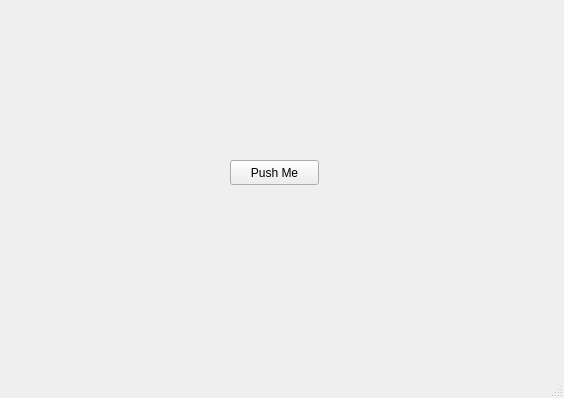
<?xml version="1.0" encoding="UTF-8"?>
<ui version="4.0">
 <class>MainWindow</class>
 <widget class="QMainWindow" name="MainWindow">
  <property name="geometry">
   <rect>
    <x>0</x>
    <y>0</y>
    <width>564</width>
    <height>398</height>
   </rect>
  </property>
  <property name="windowTitle">
   <string>MainWindow</string>
  </property>
  <widget class="QWidget" name="centralwidget">
   <widget class="QPushButton" name="pushButton">
    <property name="geometry">
     <rect>
      <x>230</x>
      <y>160</y>
      <width>89</width>
      <height>25</height>
     </rect>
    </property>
    <property name="text">
     <string>Push Me</string>
    </property>
   </widget>
   <widget class="QLabel" name="label">
    <property name="geometry">
     <rect>
      <x>230</x>
      <y>130</y>
      <width>91</width>
      <height>17</height>
     </rect>
    </property>
    <property name="text">
     <string/>
    </property>
   </widget>
  </widget>
  <widget class="QMenuBar" name="menubar">
   <property name="geometry">
    <rect>
     <x>0</x>
     <y>0</y>
     <width>564</width>
     <height>22</height>
    </rect>
   </property>
  </widget>
  <widget class="QStatusBar" name="statusbar"/>
 </widget>
 <resources/>
 <connections/>
</ui>
